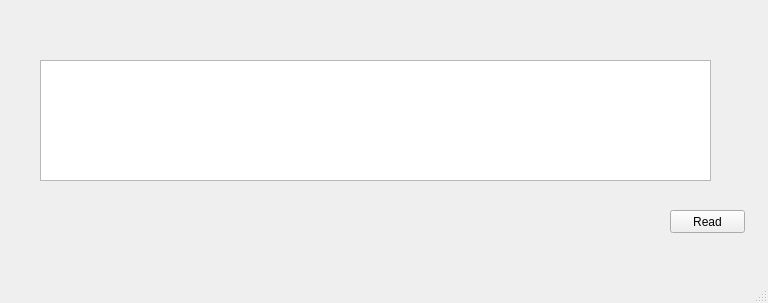
<?xml version="1.0" encoding="UTF-8"?>
<ui version="4.0">
 <class>MainWindow</class>
 <widget class="QMainWindow" name="MainWindow">
  <property name="geometry">
   <rect>
    <x>0</x>
    <y>0</y>
    <width>768</width>
    <height>303</height>
   </rect>
  </property>
  <property name="windowTitle">
   <string>MainWindow</string>
  </property>
  <widget class="QWidget" name="centralwidget">
   <widget class="QPushButton" name="read_btn">
    <property name="geometry">
     <rect>
      <x>670</x>
      <y>210</y>
      <width>75</width>
      <height>23</height>
     </rect>
    </property>
    <property name="text">
     <string>Read</string>
    </property>
   </widget>
   <widget class="QTextEdit" name="running_line">
    <property name="geometry">
     <rect>
      <x>40</x>
      <y>60</y>
      <width>671</width>
      <height>121</height>
     </rect>
    </property>
    <property name="font">
     <font>
      <pointsize>18</pointsize>
     </font>
    </property>
    <property name="tabChangesFocus">
     <bool>true</bool>
    </property>
    <property name="lineWrapMode">
     <enum>QTextEdit::NoWrap</enum>
    </property>
   </widget>
  </widget>
  <widget class="QMenuBar" name="menubar">
   <property name="geometry">
    <rect>
     <x>0</x>
     <y>0</y>
     <width>768</width>
     <height>21</height>
    </rect>
   </property>
  </widget>
  <widget class="QStatusBar" name="statusbar"/>
 </widget>
 <resources/>
 <connections/>
</ui>
